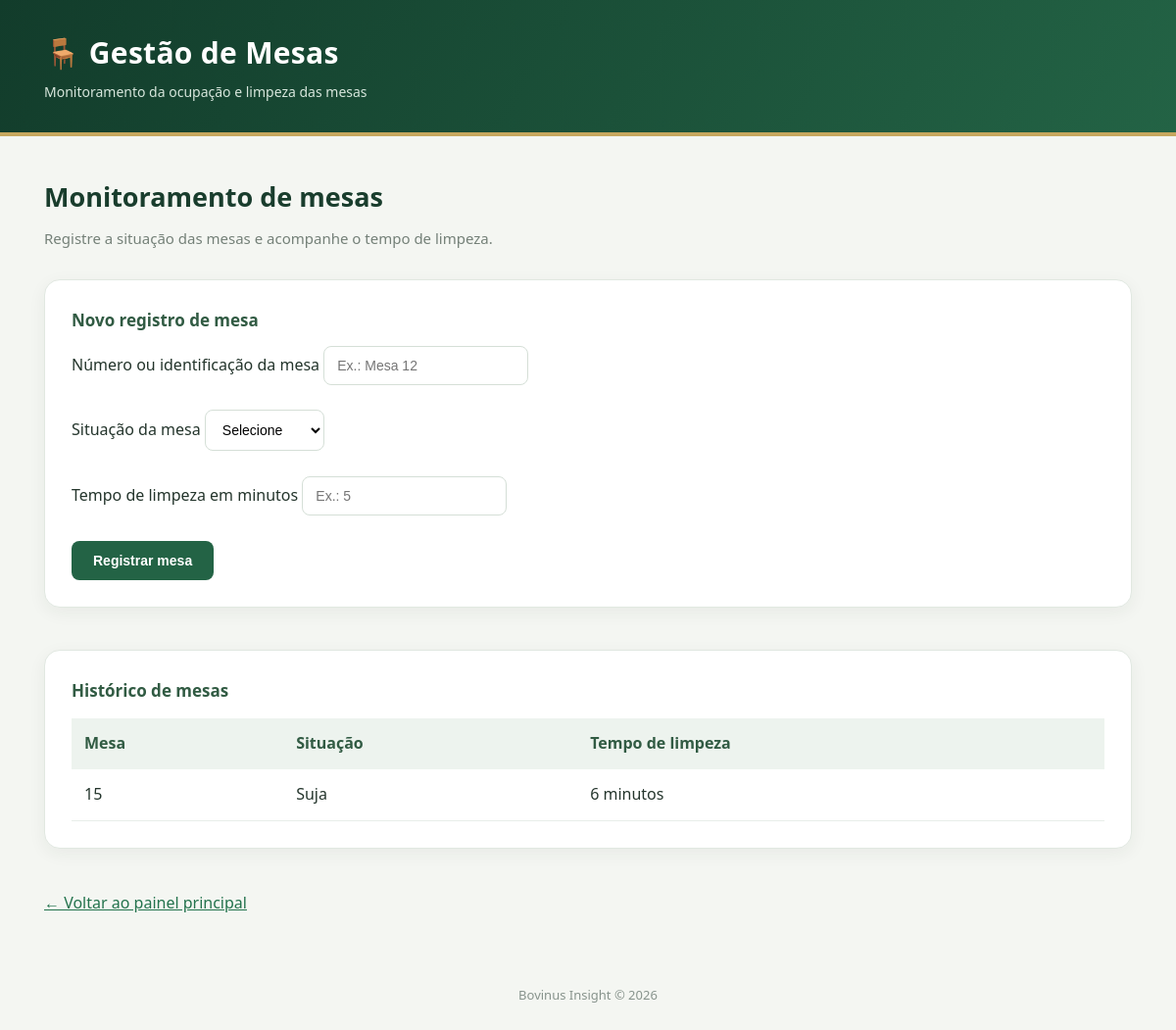
Page /modulo/mesas on the committed database.
### tables this page shows
CREATE TABLE mesas (
            id INTEGER PRIMARY KEY AUTOINCREMENT,
            mesa TEXT NOT NULL,
            status TEXT NOT NULL,
            tempo TEXT
        );

### app.py (the view, shortened to what this page needs)
@app.route("/modulo/<nome>")
def modulo(nome):
    modulos = {
        "pratos": "Plate Analytics",
        "filas": "Flow Analytics",
        "mesas": "Table Analytics",
        "qualidade": "Food Feedback"
    }
    if nome not in modulos:
        return "Módulo não encontrado", 404
    if nome == "pratos":
        return render_template(
            "pratos.html",
            registros=buscar_registros("pratos"),
            indicadores=calcular_indicadores()
        )
    if nome == "filas":
        return render_template(
        "filas.html",
        registros=buscar_registros("filas"),
        indicadores=calcular_indicadores_filas()
    )
    if nome == "mesas":
        return render_template(
        "mesas.html",
        registros=buscar_registros("mesas")
    )

### app.py (called while the page is built)
def buscar_registros(tabela):
    tabelas_permitidas = ["pratos", "filas", "mesas", "qualidade"]
    if tabela not in tabelas_permitidas:
        return []
    conexao = conectar()
    registros = conexao.execute(
        f"SELECT * FROM {tabela} ORDER BY id"
    ).fetchall()
    conexao.close()
    return [dict(registro) for registro in registros]

### database.py (called while the page is built)
def conectar():
    conexao = sqlite3.connect("bovinus.db")
    conexao.row_factory = sqlite3.Row
    return conexao

### templates/mesas.html (shortened to what this page needs)
<!DOCTYPE html>
<html lang="pt-BR">
<head>
    <link rel="stylesheet" href="{{ url_for('static', filename='css/style.css') }}">
</head>
<body>
    <header>
        <h1>🪑 Gestão de Mesas</h1>
        <p>Monitoramento da ocupação e limpeza das mesas</p>
    </header>
    <main class="container">
        <section class="welcome">
            <h2>Monitoramento de mesas</h2>
            <p>Registre a situação das mesas e acompanhe o tempo de limpeza.</p>
        </section>
        <section class="card">
            <h3>Novo registro de mesa</h3>
            <form method="POST" action="/registrar-mesa">
                <label for="mesa">Número ou identificação da mesa</label>
                <input type="text" id="mesa" name="mesa"
                       placeholder="Ex.: Mesa 12" required>
                <br><br>
                <label for="status">Situação da mesa</label>
                <select id="status" name="status" required>
                    <option value="">Selecione</option>
                </select>
                <br><br>
                <label for="tempo">Tempo de limpeza em minutos</label>
                <input type="number" id="tempo" name="tempo"
                       min="0" step="1" placeholder="Ex.: 5">
                <br><br>
                <button type="submit">Registrar mesa</button>
            </form>
        </section>
        <br>
        <section class="card">
            <h3>Histórico de mesas</h3>
            {% if registros %}
                <table width="100%" cellpadding="10">
                    <tr>
                        <th>Mesa</th>
                        <th>Situação</th>
                        <th>Tempo de limpeza</th>
                    </tr>
                    {% for registro in registros %}
                    <tr>
                        <td>{{ registro.mesa }}</td>
                        <td>{{ registro.status }}</td>
                        <td>{{ registro.tempo }} minutos</td>
                    </tr>
                    {% endfor %}
                </table>
            {% else %}
                <p>Nenhum registro realizado ainda.</p>
            {% endif %}
        </section>
        <br>
        <a href="/">← Voltar ao painel principal</a>
    </main>
    <footer>
        Bovinus Insight © 2026
    </footer>
</body>
</html>

### static/css/style.css (style rules this page uses)
* { margin: 0; padding: 0; box-sizing: border-box; }
body { font-family: "Segoe UI", Arial, sans-serif; background: #f4f6f2; color: #24352c; line-height: 1.6; }
header { background: linear-gradient(120deg, #123c2b, #236345); color: white; padding: 30px 45px; border-bottom: 4px solid #c6a75e; }
header h1 { font-size: 30px; font-weight: 700; margin-bottom: 5px; letter-spacing: 0.3px; }
header p { color: #d7e6dc; font-size: 14px; }
.container { max-width: 1450px; margin: auto; padding: 40px 45px; }
.welcome { margin-bottom: 30px; }
.welcome h2 { font-size: 27px; margin-bottom: 8px; color: #193d2d; }
.welcome p { color: #748078; font-size: 15px; }
.card { background: white; padding: 27px; border-radius: 16px; border: 1px solid #e1e8e1; box-shadow: 0 5px 18px rgba(28, 58, 40, 0.06); transition: transform 0.2s ease, box-shadow 0.2s ease; margin-bottom: 18px; }
.card h3 { font-size: 17px; margin-bottom: 13px; color: #315b43; }
button { background: #236345; color: white; border: none; padding: 12px 22px; border-radius: 8px; font-size: 14px; font-weight: 600; cursor: pointer; transition: background 0.2s ease; }
input, select, textarea { padding: 11px 13px; border: 1px solid #d5dfd7; border-radius: 8px; font-size: 14px; background: #fff; max-width: 100%; }
table { border-collapse: collapse; width: 100%; margin-top: 15px; }
th { background: #edf3ee; color: #315b43; text-align: left; padding: 13px; }
td { padding: 13px; border-bottom: 1px solid #e8eee9; }
footer { text-align: center; padding: 30px; color: #87938c; font-size: 13px; }
a { color: #23734d; }

### rows in the picture
mesas: mesa "15", status "Suja", tempo "6"
